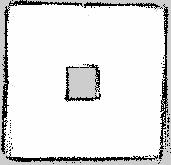
#> input picture data/boxl0.pgm, 171 x 165 px; its folder holds 4 pictures in this run
$ python lidar.py
#> lines starting #> are read from the running program, lines starting #| are printed output that depends on the picture; after the words box and inside, x2 and y2 are one past the last pixel; in counts of white or black regions, pixels touching at a corner belong together
import cv2 as cv
import numpy as np


RED = (0, 0, 255)
BLUE = (255, 0, 0)


def rotate_image(image, angle):
  if angle == 0:
      return image
  image_center = tuple(np.array(image.shape[1::-1]) / 2)
  rot_mat = cv.getRotationMatrix2D(image_center, angle, 1.0)
  result = cv.warpAffine(image, rot_mat, image.shape[1::-1], flags=cv.INTER_LINEAR)
  return result


def paint_rect(map, tup: tuple):
    cv.rectangle(map, (tup[2], tup[0]), (tup[3], tup[1]), RED, 1)


def find_m(is_v: bool, data):
    h, w = data.shape[:2]
    m = 0
    cnt = 0
    for y in range(h):
        for x in range(w):
            if data[y][x] == 255:
                m += x if is_v else y
                cnt += 1
    if cnt == 0:
        print('EMPTY')
        exit(1)
    print('NOT EMPTY')
    return int(m / cnt)


def lidar(idx):
#> called with idx = 0
    path = f'./data/boxl{idx}.pgm'
    data = cv.imread(path)
#> data is the input picture: shape (165, 171, 3); min 0, max 254, mean 227.5

    map = data[:, :].copy()
    map = cv.cvtColor(map, cv.COLOR_BGR2GRAY)
    _, binary = cv.threshold(map, 128, 255, cv.THRESH_BINARY_INV)
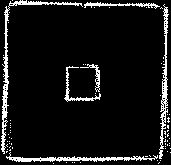
#> binary: shape (165, 171); 8.1% white in thin lines or dots

    # [4 lines of commented-out code are left out]

    hu = binary[0:20, 20:binary.shape[1]-20].copy()
#> hu: shape (20, 131); 13.4% white in thin lines or dots, all inside (x1, y1, x2, y2) = (0, 0, 131, 8)
    hl = binary[binary.shape[0]-20:binary.shape[0], 20:binary.shape[1]-20].copy()
#> hl: shape (20, 131); 16.6% white; 8 white regions (7 under 20 px), largest, box (x1, y1, x2, y2) and area: (0, 11, 131, 17) 426
    vl = binary[20:binary.shape[0]-20, 0:20].copy()
#> vl: shape (125, 20); 17.3% white in thin lines or dots, all inside (x1, y1, x2, y2) = (1, 0, 12, 125)
    vr = binary[20:binary.shape[0]-20, binary.shape[1]-20:binary.shape[1]].copy()
#> vr: shape (125, 20); 18.1% white in thin lines or dots, all inside (x1, y1, x2, y2) = (9, 0, 19, 125)

    cy = binary.shape[0] // 2
#> cy = 82
    cx = binary.shape[1] // 2
#> cx = 85

    bhu = binary[cy-40:cy, cx-8:cx+8].copy()
    bhl = binary[cy:cy+40, cx-8:cx+8].copy()
    bvl = binary[cy-8:cy+8, cx-40:cx].copy()
    bvr = binary[cy-8:cy+8, cx:cx+40].copy()

    yhu = find_m(False, hu)
#> yhu = 3
    yhl = find_m(False, hl)
#> yhl = 13
    xvl = find_m(True, vl)
#> xvl = 4
    xvr = find_m(True, vr)
#> xvr = 13
    hu = cv.cvtColor(hu, cv.COLOR_GRAY2BGR)
    hl = cv.cvtColor(hl, cv.COLOR_GRAY2BGR)
    vl = cv.cvtColor(vl, cv.COLOR_GRAY2BGR)
    vr = cv.cvtColor(vr, cv.COLOR_GRAY2BGR)

    cv.line(hu, (0, yhu), (hu.shape[1], yhu), RED, 1)
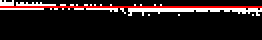
#> hu: shape (20, 131, 3) (shown 2 times larger); mean B, G, R 25.1, 25.1, 37.9
    cv.line(hl, (0, yhl), (hl.shape[1], yhl), RED, 1)
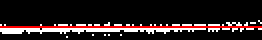
#> hl: shape (20, 131, 3) (shown 2 times larger); mean B, G, R 30.1, 30.1, 42.8
    cv.line(vl, (xvl, 0), (xvl, vl.shape[0]), RED, 1)
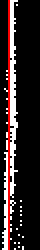
#> vl: shape (125, 20, 3) (shown 2 times larger); mean B, G, R 37.9, 37.9, 50.7
    cv.line(vr, (xvr, 0), (xvr, vr.shape[0]), RED, 1)
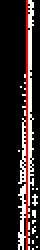
#> vr: shape (125, 20, 3) (shown 2 times larger); mean B, G, R 40.2, 40.2, 52.9

    ybhu = find_m(False, bhu)
#> ybhu = 23
    ybhl = find_m(False, bhl)
#> ybhl = 16
    xbvl = find_m(True, bvl)
#> xbvl = 21
    xbvr = find_m(True, bvr)
#> xbvr = 12
    bhu = cv.cvtColor(bhu, cv.COLOR_GRAY2BGR)
    bhl = cv.cvtColor(bhl, cv.COLOR_GRAY2BGR)
    bvl = cv.cvtColor(bvl, cv.COLOR_GRAY2BGR)
    bvr = cv.cvtColor(bvr, cv.COLOR_GRAY2BGR)

    map = cv.cvtColor(map, cv.COLOR_GRAY2BGR)
    cv.line(map, (0, yhu), (map.shape[1], yhu), RED, 1)
    cv.line(map, (0, binary.shape[0]-20+yhl), (map.shape[1], binary.shape[0]-20+yhl), RED, 1)
    cv.line(map, (xvl, 0), (xvl, map.shape[0]), RED, 1)
    cv.line(map, (binary.shape[1]-20+xvr, 0), (binary.shape[1]-20+xvr, map.shape[0]), RED, 1)

    cv.line(map, (0, cy - 40 + ybhu), (map.shape[1], cy - 40 + ybhu), BLUE, 1)
    cv.line(map, (0, cy + ybhl), (map.shape[1], cy + ybhl), BLUE, 1)
    cv.line(map, (cx - 40 + xbvl, 0), (cx - 40 + xbvl, map.shape[0]), BLUE, 1)
    cv.line(map, (cx+xbvr, 0), (cx+xbvr, map.shape[0]), BLUE, 1)

    hsv = cv.cvtColor(map, cv.COLOR_BGR2HSV)
#> hsv: shape (165, 171, 3); mean H, S, V 2.8, 12, 232.4
    red = cv.inRange(hsv, (0,50,50), (10,255,255))
#> red: shape (165, 171); 2.3% white in thin lines or dots
    blue = cv.inRange(hsv, (100,150,0), (140,255,255))
#> blue: shape (165, 171); 2.4% white in thin lines or dots

    h, w = red.shape[:2]
#> h = 165; w = 171
    corners_red = []
    corners_blue = []
    for i in range(1, h-1):
        for j in range(1, w-1):
            if red[i+1, j] == 255 and red[i, j+1] == 255 and red[i-1, j] == 255 and red[i, j-1] == 255:
                corners_red.append((j, i))
            if blue[i+1, j] == 255 and blue[i, j+1] == 255 and blue[i-1, j] == 255 and blue[i, j-1] == 255:
                corners_blue.append((j, i))
#> after the loop, corners_blue = [(66, 65), (97, 65), (66, 98), (97, 98)]; corners_red = [(4, 3), (164, 3), (4, 158), (164, 158)]

    pts = np.zeros(map.shape, dtype='uint8')
    for c in corners_red:
        cv.circle(pts, c, 4, RED, 1)
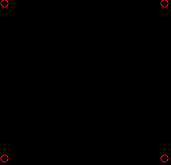
#> pts: shape (165, 171, 3); mean of channels 0, 1, 2 0, 0, 0.7; drawn as B, G, R
    for c in corners_blue:
        cv.circle(pts, c, 4, BLUE, 1)
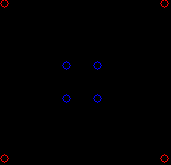
#> pts: shape (165, 171, 3); 0.28% of pixels changed, all inside (x1, y1, x2, y2) = (62, 61, 102, 103); drawn as B, G, R

    cv.imshow('red', red)
    cv.imshow('pts', pts)

    # [11 lines of commented-out code are left out]
    cv.imshow('map', map)
    # cv.imshow('binary', binary)
    cv.waitKey(0)

    return map


def draw_lines():
    map_list = []
    for i in range(10):
        map_list.append(lidar(i))
#> pass 2 of the loop in draw_lines, `for i in range(10):`:
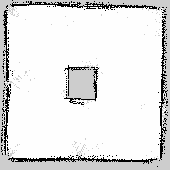
#> input picture data/boxl1.pgm, 170 x 170 px
#> in lidar, data is the input picture: shape (170, 170, 3); min 0, max 254, mean 228.3
#> in lidar (call 2), `_, binary = cv.threshold(map, 128, 255, cv.THRESH_BINARY_INV)`:
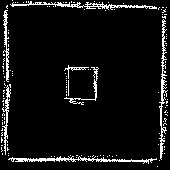
#> binary: shape (170, 170); 6.9% white in thin lines or dots
#> yhu = 4
#> yhl = 9
#> xvl = 5
#> xvr = 12
#> ybhu = 22
#> ybhl = 15
#> xbvl = 22
#> xbvr = 10
#> in lidar (call 2), `cv.line(map, (0, cy - 40 + ybhu), (map.shape[1], cy - 40 + ybhu), BLUE..`:
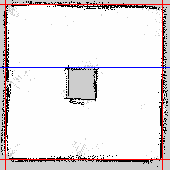
#> map: shape (170, 170, 3); mean B, G, R 226.3, 224.8, 230.8
    for i in range(10):
        cv.imshow(f'map {i}', map_list[i])
    cv.waitKey(0)


if __name__ == '__main__':
#> (the run stopped early here; a loop or call above may not have finished)
